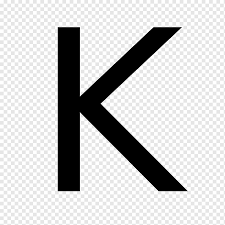
#> input picture ComputerVision/TP5/letter_K.png, 225 x 225 px
$ python ex.py
#> lines starting #> are read from the running program, lines starting #| are printed output that depends on the picture; after the words box and inside, x2 and y2 are one past the last pixel; in counts of white or black regions, pixels touching at a corner belong together
import numpy as np
import matplotlib.pyplot as plt
import cv2 as cv
import math
image = cv.imread("letter_K.png", 0)
#> image is the input picture: shape (225, 225); min 0, max 255, mean 202.7
image = cv.resize(image, [256, 256])
#> image: shape (256, 256)


def binarisation(img):
    h, l = img.shape
    S = np.sum(img)
    N = S // img.size
    print(N)
    IM = np.zeros(img.shape)
    for i in range(h):
        for j in range(l):
            if img[i, j] >= N:
                IM[i, j] = 1
    return IM


def inversion(img):
    h, l = img.shape
    IV = img.copy()
    for i in range(h):
        for j in range(l):
            if IV[i, j] == 0:
                IV[i, j] = 1
            else:
                IV[i, j] = 0
    return IV


def moment(img, p, q):
    h, l = img.shape
    imgarr = np.array(img)
    mpq = 0
    for i in range(h):
        for j in range(l):
            mpq += float((i ** p) * (j ** q) * imgarr[i, j])
    return mpq


def mmnt_cent(img, p, q):
    xbar = float(moment(img, 1, 0) / moment(img, 0, 0))
    ybar = float(moment(img, 0, 1) / moment(img, 0, 0))
    h, l = img.shape
    upq = 0
    imgarr = np.array(img)
    for i in range(h):
        for j in range(l):
            upq += float(((i - xbar) ** p) * ((j - ybar) ** q) * imgarr[i, j])
    return upq


def mmnt_cent_norm(img, p, q):
    h, l = img.shape
    gama = float(((p + q) / 2 ) + 1)
    alpha = mmnt_cent(img, p, q) / (mmnt_cent(img, 0, 0) ** gama)
    return alpha


def mmts_HU(img):
    phi = np.zeros(7)
    # [5 lines of commented-out code are left out]
    a_0_2 = mmnt_cent_norm(img, 0, 2)
    a_0_3 = mmnt_cent_norm(img, 0, 3)
    a_1_1 = mmnt_cent_norm(img, 1, 1)
    a_1_2 = mmnt_cent_norm(img, 1, 2)
    a_2_0 = mmnt_cent_norm(img, 2, 0)
    a_2_1 = mmnt_cent_norm(img, 2, 1)
    a_3_0 = mmnt_cent_norm(img, 3, 0)
    phi[0] = a_2_0 - a_0_2
    phi[1] = (a_2_0 - a_0_2) ** 2 + (4 * a_1_1) ** 2
    phi[2] = (a_3_0 - a_1_2) ** 2 + (3 * a_1_2 - a_0_3) ** 2
    phi[3] = (a_3_0 + a_1_2) ** 2 + (a_2_1 + a_0_3) ** 2
    phi[4] = (a_3_0 - 3 * a_1_2) * (a_3_0 + a_1_2) * ((a_3_0 + a_1_2) ** 2 - 3 * (a_2_1 + a_0_3) ** 2 )
    + (3 * a_2_1 - a_0_3) * (a_2_1 + a_0_3) * (3 * (a_3_0 + a_1_2) ** 2 - ((a_2_1 + a_0_3) ** 2))
    phi[5] = (a_2_0 * a_0_2) * ((a_3_0 + a_1_2) ** 2 - (a_2_1 + a_0_3) ** 2 ) + 4 * a_1_1 * (a_3_0 + a_1_2) * (a_2_1
+ a_0_3)
    phi[6] = (3 * a_2_1 - a_0_3) * (a_3_0 + a_1_2) * ((a_3_0 + a_1_2) ** 2 - 3 * ((a_2_1 + a_0_3) **2 )) + ( 3 * a_1_2 - a_0_3) * (a_2_1+ a_0_3 ) * ((3 * (a_3_0 + a_1_2) **2 ) - ((a_2_1 + a_0_3) ** 2))

    return phi

# IM = np.array(image)
image2 = cv.imread("a.jpeg", 0)
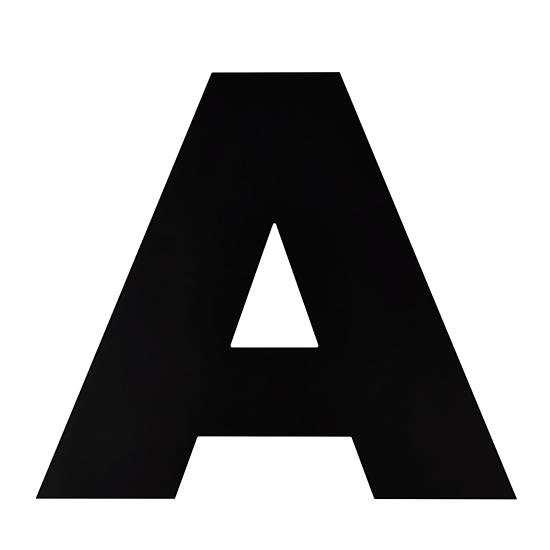
#> input picture ComputerVision/TP5/a.jpeg, 550 x 550 px
#> image2: shape (550, 550); min 0, max 255, mean 163.1
binaire = binarisation(image)
#> in binarisation, `S = np.sum(img)`: S = 13275580
#> in binarisation, `N = S // img.size`: N = 202
#| 202.0
#> after the loop in binarisation, `for i in range(h):`:
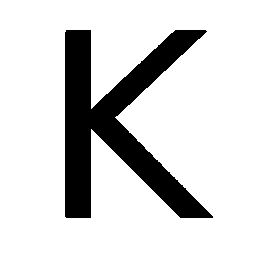
#> IM: shape (256, 256) float64; values 0 (black) and 1 (white), 82.9% white; 1 black region, box (x1, y1, x2, y2) and area: (65, 30, 213, 218) 11176
binaire2 = binarisation(image2)
#> in binarisation (call 2), `S = np.sum(img)`: S = 49340729
#> in binarisation (call 2), `N = S // img.size`: N = 163
#| 163.0
#> after the loop in binarisation (call 2), `for i in range(h):`:
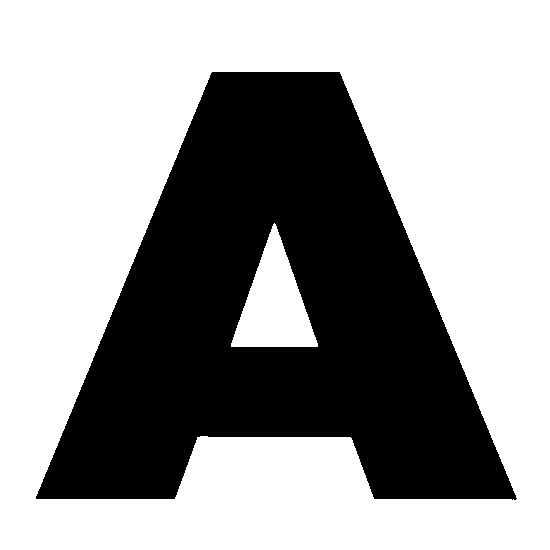
#> IM: shape (550, 550) float64; values 0 (black) and 1 (white), 62.5% white; 1 black region, box (x1, y1, x2, y2) and area: (36, 72, 517, 500) 113543
inverse = inversion(binaire)
inverse2 = inversion(binaire2)
phi = mmts_HU(inverse)
#> after the loop in moment, `for i in range(h):`: mpq = 1383856
#> in mmnt_cent, `xbar = float(moment(img, 1, 0) / moment(img, 0, 0))`: xbar = 123.8
#> in mmnt_cent, `ybar = float(moment(img, 0, 1) / moment(img, 0, 0))`: ybar = 116.5
#> after the loop in mmnt_cent, `for i in range(h):`: upq = 18698397.5
#> in mmnt_cent_norm, `alpha = mmnt_cent(img, p, q) / (mmnt_cent(img, 0, 0) ** gama)`: alpha = 0.15
#> in mmts_HU, `a_0_3 = mmnt_cent_norm(img, 0, 3)`: a_0_3 = 0.0256
#> in mmts_HU, `a_1_1 = mmnt_cent_norm(img, 1, 1)`: a_1_1 = 0.0101
#> in mmts_HU, `a_1_2 = mmnt_cent_norm(img, 1, 2)`: a_1_2 = 0.00737
#> in mmts_HU, `a_2_0 = mmnt_cent_norm(img, 2, 0)`: a_2_0 = 0.265
#> in mmts_HU, `a_2_1 = mmnt_cent_norm(img, 2, 1)`: a_2_1 = 0.0332
#> in mmts_HU, `a_3_0 = mmnt_cent_norm(img, 3, 0)`: a_3_0 = -0.00143
#> phi = [0.115, 0.0148, 8.95e-05, 0.00349, 1.44e-06, -0.000121, -3.85e-06]
phi2 = mmts_HU(inverse2)
#> phi2 = [0.0146, 0.000214, 0.005, 6.49e-05, -3.91e-08, 7.71e-07, -1.21e-09]

print(phi)
#| [ 1.14936317e-01  1.48396706e-02  8.95164796e-05  3.49028076e-03
#|   1.44242866e-06 -1.21404966e-04 -3.85222980e-06]
print(phi2)
#| [ 1.45566219e-02  2.13734041e-04  5.00053423e-03  6.49209790e-05
#|  -3.91378021e-08  7.71196089e-07 -1.21462580e-09]

# [25 lines of commented-out code are left out]
